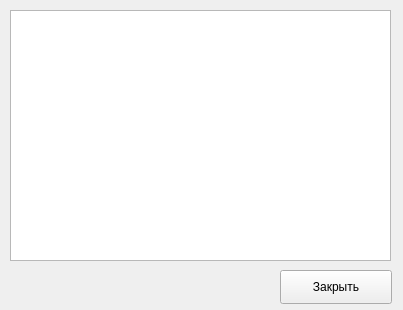
<?xml version="1.0" encoding="UTF-8"?>
<ui version="4.0">
 <class>Form</class>
 <widget class="QWidget" name="Form">
  <property name="geometry">
   <rect>
    <x>0</x>
    <y>0</y>
    <width>403</width>
    <height>310</height>
   </rect>
  </property>
  <property name="windowTitle">
   <string>Form</string>
  </property>
  <widget class="QTableView" name="tableView">
   <property name="geometry">
    <rect>
     <x>10</x>
     <y>10</y>
     <width>381</width>
     <height>251</height>
    </rect>
   </property>
  </widget>
  <widget class="QPushButton" name="pushButton">
   <property name="geometry">
    <rect>
     <x>280</x>
     <y>270</y>
     <width>112</width>
     <height>34</height>
    </rect>
   </property>
   <property name="text">
    <string>Закрыть</string>
   </property>
  </widget>
 </widget>
 <resources/>
 <connections/>
</ui>
